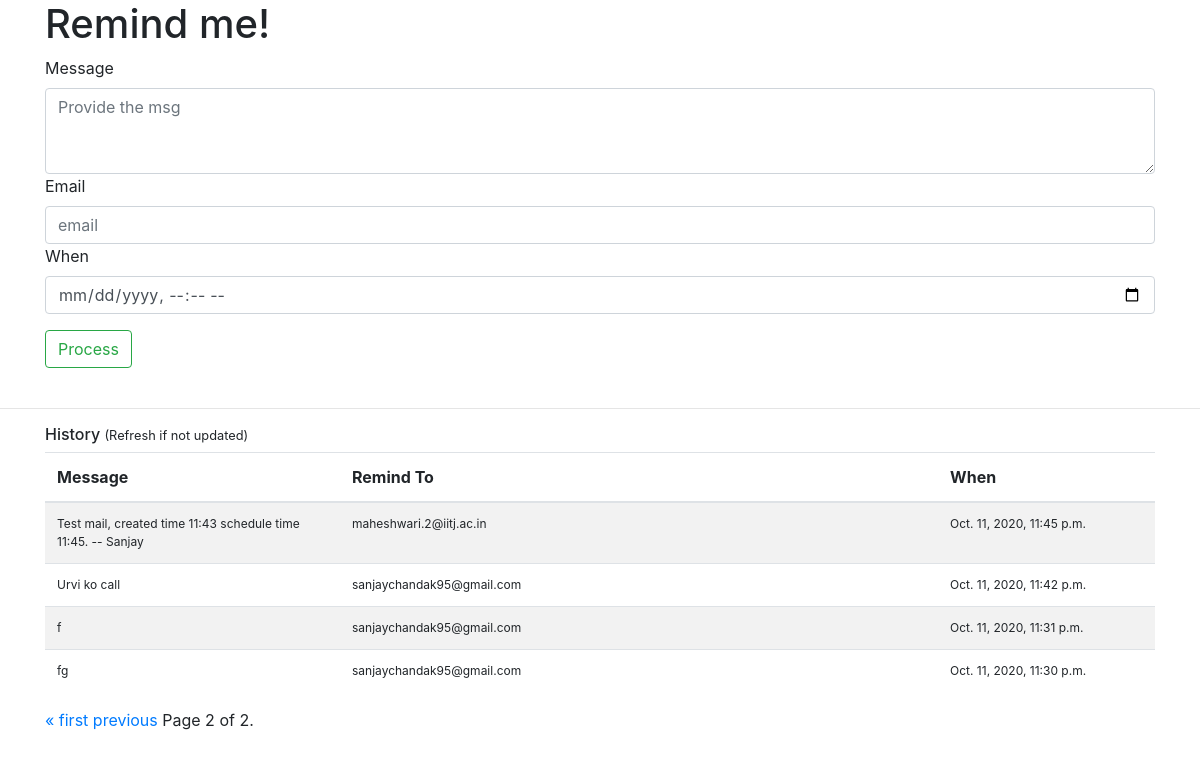
/createEvent/?page=2, run on the app's committed database.
### EventReminder/models.py (models this page shows)
class EventReminder(models.Model):
    userId          =     models.ForeignKey(User, on_delete = models.CASCADE)
    recipientMail   =     models.EmailField(max_length=254,blank=False)
    createdDate     =     models.DateTimeField(blank=False)
    messageDetail   =     models.CharField(max_length = 100,blank=False)
    triggerDateTime =     models.DateTimeField(blank=False)
    EventProgress   =     models.CharField(max_length = 1,blank=False) # P in progress, U untouched , F finish , E error
    class Meta:
        ordering = ["-triggerDateTime"]

### EventReminder/views.py (the view, shortened to what this page needs)
# urls.py: path('createEvent/',createEventReminder)
def createEventReminder(request):
    userId = User.objects.get(userName = 'Sanjay')
    context = {'msg' : ""}
    items = EventReminder.objects.filter(userId = userId, EventProgress = 'F').all()
    paginator = Paginator(items,PAGESIZE)
    page_number = request.GET.get('page')
    page_obj = paginator.get_page(page_number)
    context['page_obj'] = page_obj
    return render(request, "createEventReminder.html",context)

### template/createEventReminder.html (shortened to what this page needs)
<!doctype html>
<html lang="en">
  <head>
    <link rel="stylesheet" href="https://cdn.jsdelivr.net/npm/bootstrap@4.5.3/dist/css/bootstrap.min.css">
  </head>
  <body>
    <div class = "container">
        <h1>Remind me!</h1>
         <form method = 'POST' action = '.'>
            <div class="form-group">
                <label for="mBody">Message</label>
                <textarea class="form-control" id="mBody" name="messageDetail" rows="3" placeholder="Provide the msg" required ></textarea>
                <label for="email" > Email</label>
                <input class = "form-control" type = "email" name="recipientMail" id = "email" placeholder="email" required>
                <label for="triggerDateTime"> When </label>
                <input class = "form-control" type= "datetime-local" id="triggerDateTime" name = "triggerDateTime">
            </div>
            <input type="submit" class="btn btn-outline-success" value="Process">
        </form>
    </div>
    <br/>
    <hr>
    <div class="container">
        <h6>History <small>(Refresh if not updated)</small></h6>
        <table class="table table-striped">
            <thead>
                <tr>
                    <th>Message</th>
                    <th>Remind To</th>
                    <th>When</th>
                </tr>
            </thead>
            <tbody>
                {% for item in page_obj %}
                    <tr>
                        <td>{{item.messageDetail}}</td>
                        <td>{{item.recipientMail}}</td>
                        <td>{{item.triggerDateTime}}</td>
                    </tr>
                {% endfor %}
            </tbody>
        </table>
        <div class="pagination">
            <span class="step-links">
                {% if page_obj.has_previous %}
                    <a href="?page=1">&laquo; first</a>
                    <a href="?page={{ page_obj.previous_page_number }}">previous</a>
                {% endif %}
                <span class="current">
                    Page {{ page_obj.number }} of {{ page_obj.paginator.num_pages }}.
                </span>
            </span>
        </div>
    </div>
  </body>
</html>

### template/createEventReminder.html (style rules this page uses)
td { font-size : 12px; width : 50px; }

### data on the page
EventReminder: messageDetail "Test mail, created time 11:43 schedule time 11:45. -- Sanjay", recipientMail "maheshwari.2@iitj.ac.in", triggerDateTime "Oct. 11, 2020, 11:45 p.m."
EventReminder: messageDetail "Urvi ko call", recipientMail "sanjaychandak95@gmail.com", triggerDateTime "Oct. 11, 2020, 11:42 p.m."
EventReminder: messageDetail "f", recipientMail "sanjaychandak95@gmail.com", triggerDateTime "Oct. 11, 2020, 11:31 p.m."
EventReminder: messageDetail "fg", recipientMail "sanjaychandak95@gmail.com", triggerDateTime "Oct. 11, 2020, 11:30 p.m."

### other printed values
{{ page_obj.number }} "2"
{{ page_obj.paginator.num_pages }} "2"
